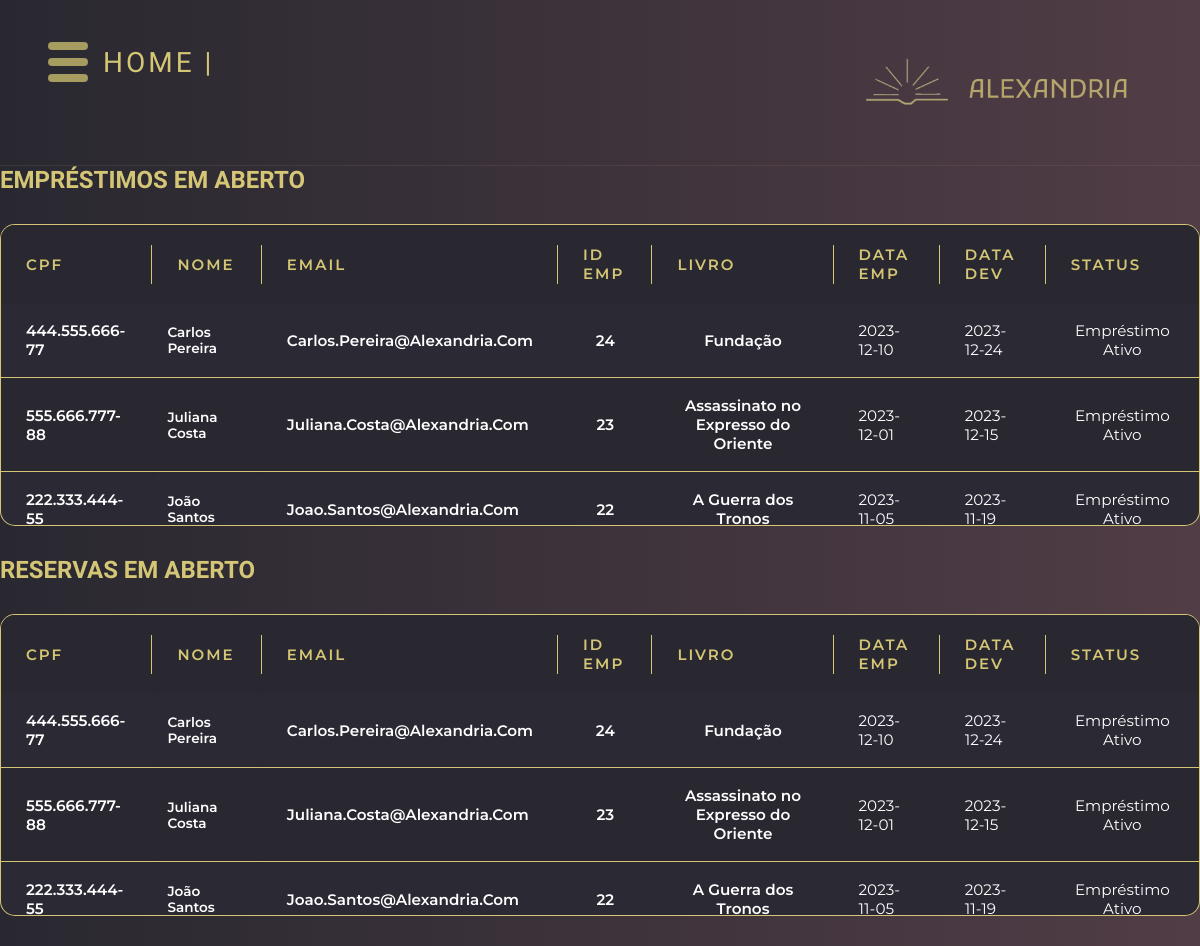
The app's page /template/gestao/home.php with its own data.
### tables this page shows
CREATE TABLE EMPRESTIMO (
 pk_emp INT PRIMARY KEY auto_increment,
 emp_prazo INT,
 emp_dataEmp DATE,
 emp_dataDev DATE,
 emp_dataDevReal DATE,
 emp_valorMultaDiaria DECIMAL(10,2) default 1.50,
 emp_status ENUM('Empréstimo Ativo', 'Empréstimo Atrasado', 'Renovação Ativa', 'Renovação Atrasada', 'Finalizado') not null default 'Empréstimo Ativo',
 fk_mem INT not null,
 fk_user INT not null,
 fk_liv INT not null,
 FOREIGN KEY(fk_mem) references MEMBRO(pk_mem) on delete restrict on update cascade,
 FOREIGN KEY(fk_user) references USUARIO(pk_user) on delete restrict on update cascade,
 FOREIGN KEY(fk_liv) references LIVRO(pk_liv) on delete restrict on update cascade
);

CREATE TABLE USUARIO ( 
 pk_user INT PRIMARY KEY auto_increment,
 user_nome VARCHAR(250) not null,
 user_cpf VARCHAR(14) unique not null,
 user_email VARCHAR(250),
 user_telefone VARCHAR(16),
 user_senha VARCHAR(255) not null,
 user_login VARCHAR(20) unique,
 user_dataAdmissao DATE,
 user_dataDemissao DATE,
 user_foto VARCHAR(255),
 user_status ENUM('Ativo', 'Inativo'),
 user_tipoUser ENUM('Administrador', 'Secretaria', 'Almoxarife')
);

CREATE TABLE LIVRO ( 
 pk_liv INT PRIMARY KEY auto_increment,
 liv_titulo VARCHAR(200) not null,
 liv_isbn VARCHAR(17) not null unique,
 liv_edicao INT,
 liv_anoPublicacao INT,
 liv_sinopse VARCHAR(3000),
 liv_estoque INT,
 liv_dataAlteracaoEstoque DATE,
 liv_idioma VARCHAR(30),
 liv_num_paginas INT,
 liv_capa VARCHAR(255),
 fk_aut INT not null,
 fk_cat INT not null,
 FOREIGN KEY(fk_aut) references AUTOR(pk_aut),
 FOREIGN KEY(fk_cat) references CATEGORIA(pk_cat)
);

### template/gestao/home.php (the view, shortened to what this page needs)
<?php
$tituloH1 = "HOME | " . $_SESSION['user_nome'];
include '../header.php';
$conexao = conectaBd();
$sql = "
    SELECT
        u.user_cpf AS cpf,
        u.user_nome AS nome,
        u.user_email AS email,
        e.pk_emp AS id_emprestimo,
        l.liv_titulo AS livro,
        e.emp_dataEmp AS data_emprestimo,
        e.emp_dataDev AS data_devolucao,
        e.emp_status AS status
    FROM EMPRESTIMO e
    JOIN USUARIO u ON e.fk_user = u.pk_user
    JOIN LIVRO l ON e.fk_liv = l.pk_liv
    ORDER BY e.emp_dataEmp DESC
";
try {
    $stmt = $conexao->prepare($sql);
    $stmt->execute();
    $resultado = $stmt->fetchAll(PDO::FETCH_ASSOC);
} catch (PDOException $e) {
    die("Erro na consulta: " . $e->getMessage());
}
?>
<div class="titulo">
    <h2>Empréstimos em Aberto</h2>
</div>
<div class='titleliv'>
    <div class="tabela">
        <div class="tisch tisch-overflow">
            <table>
                <tr>
                    <th>CPF</th>
                    <th>Nome</th>
                    <th>Email</th>
                    <th>ID Emp</th>
                    <th>Livro</th>
                    <th>Data Emp</th>
                    <th>Data Dev</th>
                    <th>Status</th>
                </tr>
                <?php if (count($resultado) > 0): ?>
                    <?php foreach ($resultado as $linha): ?>
                        <tr>
                            <td><?php echo htmlspecialchars($linha['cpf']); ?></td>
                            <td><?php echo htmlspecialchars($linha['nome']); ?></td>
                            <td><?php echo htmlspecialchars($linha['email']); ?></td>
                            <td><?php echo htmlspecialchars($linha['id_emprestimo']); ?></td>
                            <td><?php echo htmlspecialchars($linha['livro']); ?></td>
                            <td><?php echo htmlspecialchars($linha['data_emprestimo']); ?></td>
                            <td><?php echo $linha['data_devolucao'] ? htmlspecialchars($linha['data_devolucao']) : 'Pendente'; ?>
                            </td>
                            <td><?php echo htmlspecialchars($linha['status']); ?></td>
                        </tr>
                    <?php endforeach; ?>
                <?php else: ?>
                    <tr>
                        <td colspan='8'>Nenhum empréstimo encontrado.</td>
                    </tr>
                <?php endif; ?>
            </table>
        </div>
    </div>
</div>
<div class="titulo">
    <h2>Reservas em Aberto</h2>
</div>
<div class='titleliv'>
    <div class="tabela">
        <div class="tisch tisch-overflow">
            <table>
                <tr>
                    <th>CPF</th>
                    <th>Nome</th>
                    <th>Email</th>
                    <th>ID Emp</th>
                    <th>Livro</th>
                    <th>Data Emp</th>
                    <th>Data Dev</th>
                    <th>Status</th>
                </tr>
                <?php if (count($resultado) > 0): ?>
                    <?php foreach ($resultado as $linha): ?>
                        <tr>
                            <td><?php echo htmlspecialchars($linha['cpf']); ?></td>
                            <td><?php echo htmlspecialchars($linha['nome']); ?></td>
                            <td><?php echo htmlspecialchars($linha['email']); ?></td>
                            <td><?php echo htmlspecialchars($linha['id_emprestimo']); ?></td>
                            <td><?php echo htmlspecialchars($linha['livro']); ?></td>
                            <td><?php echo htmlspecialchars($linha['data_emprestimo']); ?></td>
                            <td><?php echo $linha['data_devolucao'] ? htmlspecialchars($linha['data_devolucao']) : 'Pendente'; ?>
                            </td>
                            <td><?php echo htmlspecialchars($linha['status']); ?></td>
                        </tr>
                    <?php endforeach; ?>
                <?php else: ?>
                    <tr>
                        <td colspan='8'>Nenhuma reserva encontrada.</td>
                    </tr>
                <?php endif; ?>
            </table>
        </div>
    </div>
</div>

### template/header.php (shortened to what this page needs)
<!DOCTYPE html>
<html lang="pt-BR">
<head>
    <link rel="stylesheet" href="../../static/css/header.css?v=<?= time() ?>">
    <link rel="stylesheet" href="../../static/css/geral.css?v=<?= time() ?>">
    <link rel="stylesheet" href="../../static/css/popup.css?v=<?= time() ?>">
</head>
<body>
    <nav>
    <div id="iconeMenu">
        <div class="barrasIconeMenu" onclick="animaIconeMenu(this)">
            <div id="barra1"></div>
            <div id="barra2"></div>
            <div id="barra3"></div>
        </div>
    </div>
    </nav>
    <header>
        <div id="logo" class="logo">
            <h1><?php echo isset($tituloH1) ? $tituloH1 : 'errinho eita'; ?></h1>
        </div>
        <div class="brand-section">
            <div class="alexandria-logo">
                <div class="img"> <img src="../../static/img/LOGO.png" class="logoGestao" alt="Logo Alexandria"> </div>
            </div>
        </div>
    </header>

### static/css/header.css (style rules this page uses)
:root { --cor-primaria: rgb(41, 40, 48); --cor-secundaria: rgb(81, 61, 70); --cor-titulo-1: #FFEE87CC; --cor-titulo-2: #C4E9EC99; --cor-titulo-2-contraste: #23767E; --cor-titulo-2-contraste-60: #23767E99; --cor-texto: #FFF; }
* { margin: 0; padding: 0; box-sizing: border-box; }
body { background: linear-gradient(to right, var(--cor-primaria), var(--cor-secundaria)); min-height: 100vh; font-family: 'Montserrat', sans-serif; color: var(--cor-titulo-1); overflow-x: hidden; }
nav { float: left; }
.barrasIconeMenu { display: inline-block; cursor: pointer; }
#iconeMenu { position: fixed; z-index: 2; margin-left:2%;; margin-top:1.5%; }
#barra1, #barra2, #barra3 { width: 40px; height: 8px; background-color: #a69c60; margin: 8px; border-radius: 20px; transition: 0.4s; }
#logo, #iconeMenu { transition: margin-left 0.5s; padding: 16px; }
header { display: flex; justify-content: space-between; align-items: center; padding: 30px 30px; border-bottom: 1px solid rgba(200, 168, 130, 0.1); }
.logo { display: flex; align-items: center; gap: 15px; font-size: 16px; font-weight: 400; letter-spacing: 2px; margin-left: 5%; }
.brand-section { display: flex; align-items: center; gap: 15px; }
.alexandria-logo { display: flex; align-items: center; gap: 8px; }
h1, h2, h3 { font-family: 'Krona One', 'sans-serif'; }

### static/css/geral.css (style rules this page uses)
:root { --cor-primaria: rgb(41, 40, 48); --cor-secundaria: rgb(81, 61, 70); --cor-titulo-1: #FFEE87CC; --cor-titulo-2: #C4E9EC99; --cor-titulo-2-contraste: #23767E; --cor-titulo-2-contraste-60: #23767E99; --cor-titulo-2-contraste-40: #23767e6b; --cor-texto: #FFF; }
* { margin: 0; padding: 0; box-sizing: border-box; }
.titleliv { margin: 30px 0; }
.tabela { background: var(--cor-primaria); border-radius: 15px; overflow-y: hidden; border: 1px solid var(--cor-titulo-1); }
.tisch-overflow { max-height: 300px; overflow-y: scroll; }
table { width: 100%; border-collapse: collapse; font-family: 'Montserrat', sans-serif; }
th { position:sticky; background: var(--cor-primaria); color: var(--cor-titulo-1); padding: 20px 25px; text-align: left; font-weight: 600; text-transform: uppercase; letter-spacing: 2px; font-size: 15px; position: relative; }
th:not(:last-child)::after { content: ''; position: absolute; right: 0; top: 25%; height: 50%; width: 1px; background: var(--cor-titulo-1); }
td { padding: 18px 25px; border-bottom: 1px solid var(--cor-titulo-1); font-size: 0.95rem; color:white; vertical-align: middle; transition: all 0.3s ease; }
td:first-child { font-weight: 600; color: white; }
td:nth-child(2) { font-family: 'Montserrat', sans-serif; font-weight: 600; border-radius: 6px; font-size: 0.85rem; color: white; padding: 12px 15px; }
td:nth-child(3) { text-transform: capitalize; font-weight: 600; }
td:nth-child(4), td:nth-child(5) { text-align: center; font-weight: 600; color: white; }
td:last-child { text-align: center; }
tbody tr:nth-child(even) { background-color: rgba(102, 126, 234, 0.02); }
.logoGestao { max-width:400px;; width: 100%; float: right; padding-left: 20%; margin-top: 0% }
h1, h2 { font-weight: 700; color: var(--cor-titulo-1); text-transform: uppercase; font-family: 'Krona One', 'sans-serif'; }
h1 { color: var(--cor-titulo-1); font-size: 28px; font-weight: 300; letter-spacing: 3px; text-align: center; margin-bottom: 40px; text-transform: uppercase; }

### records on screen
emprestimo: fk_user.user_cpf "444.555.666-77", fk_user.user_nome "Carlos Pereira", fk_user.user_email "Carlos.pereira@alexandria.com", pk_emp "24", fk_liv.liv_titulo "Fundação", emp_dataEmp "2023-12-10", emp_dataDev "2023-12-24", emp_status "Empréstimo Ativo"
emprestimo: fk_user.user_cpf "555.666.777-88", fk_user.user_nome "Juliana Costa", fk_user.user_email "Juliana.costa@alexandria.com", pk_emp "23", fk_liv.liv_titulo "Assassinato no Expresso do Oriente", emp_dataEmp "2023-12-01", emp_dataDev "2023-12-15", emp_status "Empréstimo Ativo"
emprestimo: fk_user.user_cpf "222.333.444-55", fk_user.user_nome "João Santos", fk_user.user_email "Joao.santos@alexandria.com", pk_emp "22", fk_liv.liv_titulo "A Guerra dos Tronos", emp_dataEmp "2023-11-05", emp_dataDev "2023-11-19", emp_status "Empréstimo Ativo"

### other values on screen
$tituloH1 "HOME |"
